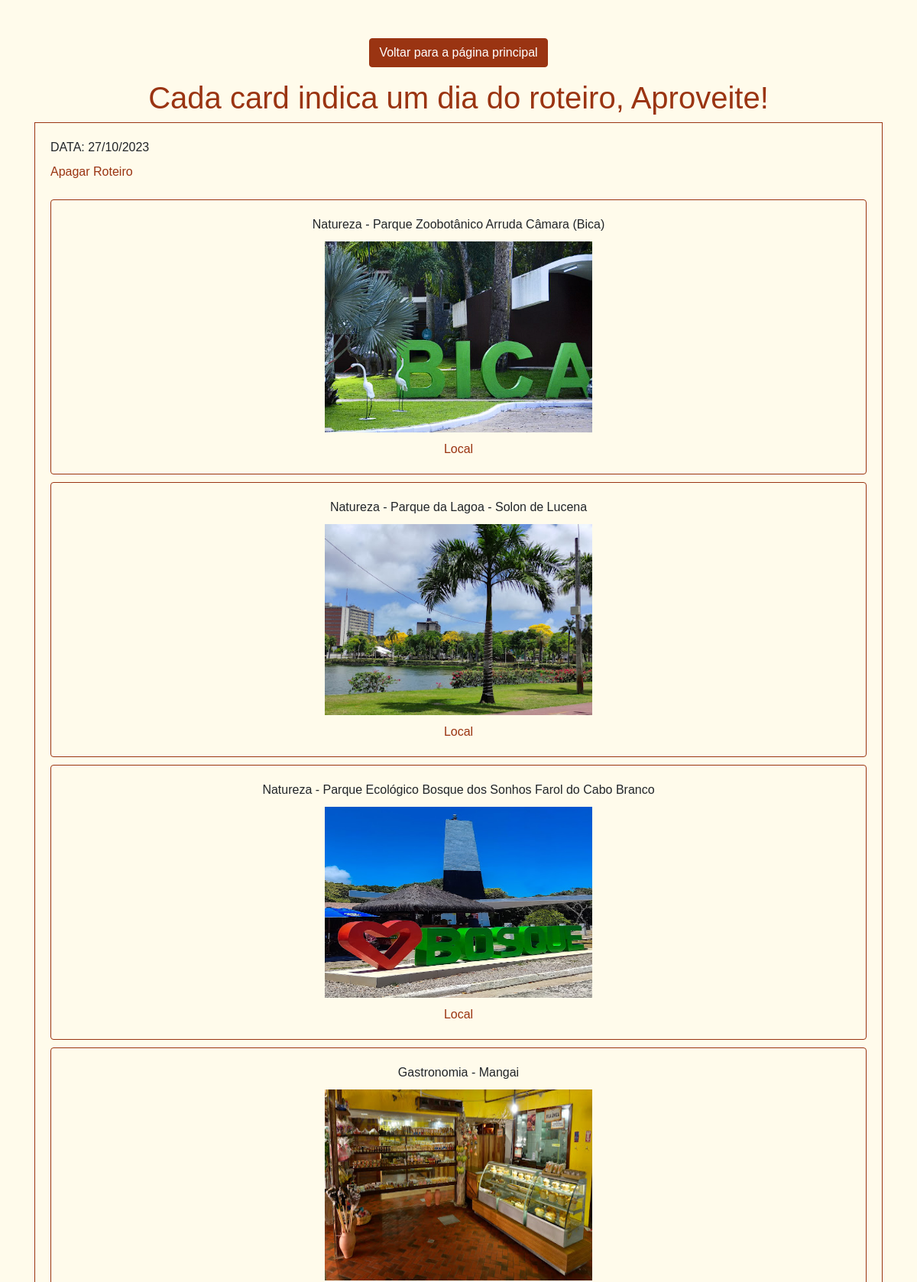
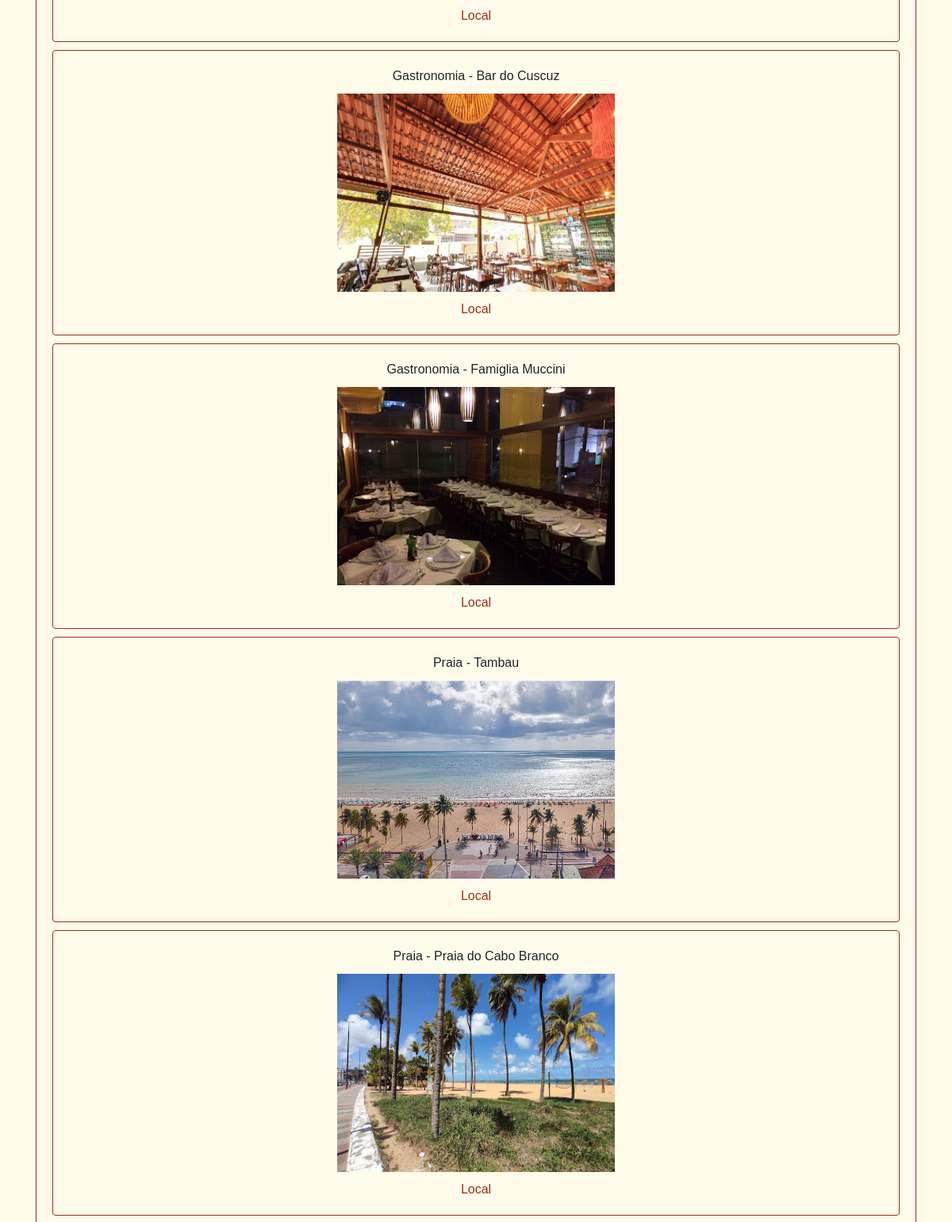
The app's page /roteiro/ (signed in, upper part) with its own data (2 pictures, top to bottom).
### treep/models.py (models this page shows, shortened)
class Roteiro(models.Model):
    nome = models.CharField(max_length=100)
    data = models.DateField(default=django.utils.timezone.now)
    natureza = models.ManyToManyField(Natureza, blank=True)
    gastronomia = models.ManyToManyField(Gastronomia, blank=True)
    praia = models.ManyToManyField(Praia, blank=True)
    cultura = models.ManyToManyField(Cultura, blank=True)
    usuario = models.ForeignKey(
        User, null=True, blank=True, on_delete=models.PROTECT)

class Natureza(models.Model):
    nome = models.CharField(max_length=200)
    descricão = models.TextField(max_length=500)
    img = models.ImageField(upload_to="imagem_natureza")
    cidade = models.CharField(max_length=200)
    url = models.URLField(blank=True)
    def __str__(self):
        return self.nome

class Gastronomia(models.Model):
    nome = models.CharField(max_length=200)
    descricão = models.TextField(max_length=500)
    img = models.ImageField(upload_to="imagem_gastronomia/")
    cidade = models.CharField(max_length=200)
    url = models.URLField(blank=True)
    def __str__(self):
        return self.nome

class Praia(models.Model):
    nome = models.CharField(max_length=200)
    descricão = models.TextField(max_length=500)
    img = models.ImageField(upload_to="imagem_praia")
    cidade = models.CharField(max_length=200)
    url = models.URLField(blank=True)
    def __str__(self):
        return self.nome

### treep/views.py (the view)
# urls.py: path("roteiro/",RoteiroList,name="roteiro"),
@login_required(login_url="/login")
def RoteiroList(request):
    roteiros = Roteiro.objects.filter(usuario=request.user)
    return render(request,"treep/roteiro.html",{"roteiros":roteiros})

### treep/models.py (called while the page is built)
    def __str__(self):
        return self.nome

### treep/templates/treep/roteiro.html (shortened to what this page needs)
{% load static %}
<!DOCTYPE html>
<html lang="pt-br">
<head>
    <link rel="stylesheet" href="https://stackpath.bootstrapcdn.com/bootstrap/4.3.1/css/bootstrap.min.css">
    <link rel="stylesheet" href="{% static 'css/roteiro.css' %}">
</head>
<body>
    <div class="container">
        <a href="{% url 'treep:index' %}" class="btn btn-primary mb-3">Voltar para a página principal</a>
        <h1>Cada card indica um dia do roteiro, Aproveite!</h1>
        <div id="t">
            {% for roteiro in roteiros %}
            <div class="content">
                <label for="">DATA: {{roteiro.data|date:"d/m/Y"}}</label>
                <div>
                    <a href="{% url 'treep:roteiroDelete' pk=roteiro.id %}" class="a">Apagar Roteiro</a>
                </div>
                <br>
                {% if roteiro.natureza %}
                {% for natureza in roteiro.natureza.all %}
                <div class="card">
                    <div class="d1">
                        <span>Natureza - {{natureza}}</span>
                    </div>
                    <div class="d2 img-container">
                        <img src="{{natureza.img.url}}" alt="">
                    </div>
                    <div class="d1">
                        <a href="{{natureza.url}}" class="local-link" target="_blank">Local</a>
                    </div>
                </div>
                {% endfor %}
                {% endif %}
                {% if roteiro.gastronomia %}
                {% for gastronomia in roteiro.gastronomia.all %}
                <div class="card">
                    <div class="d1">
                        <span>Gastronomia - {{gastronomia}}</span>
                    </div>
                    <div class="d2 img-container">
                        <img src="{{gastronomia.img.url}}" alt="">
                    </div>
                    <div class="d1">
                        <a href="{{gastronomia.url}}" class="local-link" target="_blank">Local</a>
                    </div>
                </div>
                {% endfor %}
                {% endif %}
                {% if roteiro.praia %}
                {% for praia in roteiro.praia.all %}
                <div class="card">
                    <div class="d1">
                        <span>Praia - {{praia}}</span>
                    </div>
                    <div class="d2 img-container">
                        <img src="{{praia.img.url}}" alt="">
                    </div>
                    <div class="d1">
                        <a href="{{praia.url}}" class="local-link" target="_blank">Local</a>
                    </div>
                </div>
                {% endfor %}
                {% endif %}
            </div>
            {% endfor %}
        </div>
    </div>
</body>
</html>

### treep/static/css/roteiro.css (style rules this page uses)
body { background-color: #fffbeb; font-family: Arial, sans-serif; }
.container { text-align: center; margin-top: 50px; }
.content { text-align: left; background-color: #fffbeb; border: 1px solid #9a3412; padding: 20px; margin-bottom: 20px; }
.card { display: flex; justify-content: space-between; align-items: center; background-color: #fffbeb; border: 1px solid #9a3412; padding: 10px; margin-bottom: 10px; }
.d1 { padding: 10px; flex: 1; }
.d2 { flex: 1; }
.a { color: #9a3412; text-decoration: none; }
h1 { color: #9a3412; }
a.btn { background-color: #9a3412; border-color: #9a3412; color: #fff; text-decoration: none; }
.img-container { text-align: center; }
.img-container img { width: 350px; height: 250px; }
.local-link { color: #9a3412; text-decoration: none; }

### records on screen
Roteiro: data "27/10/2023"
Natureza: nome "Parque Zoobotânico Arruda Câmara (Bica)", img (picture)
Natureza: nome "Parque da Lagoa - Solon de Lucena", img (picture)
Natureza: nome "Parque Ecológico Bosque dos Sonhos Farol do Cabo Branco", img (picture)
Gastronomia: nome "Mangai", img (picture)
Gastronomia: nome "Bar do Cuscuz", img (picture)
Gastronomia: nome "Famiglia Muccini", img (picture)
Praia: nome "Tambau", img (picture)
Praia: nome "Praia do Cabo Branco", img (picture)
